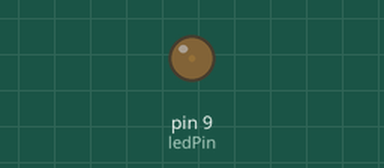
Simulated run of this sketch. Board: Arduino Uno, built with avr-gcc and run on an emulated ATmega328P. On the bench: output pins drawn as LEDs (lit = HIGH).

Above: at 0.05 s.
At 1.15 s:
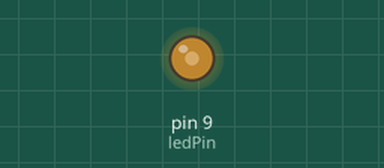
At 2.3 s:
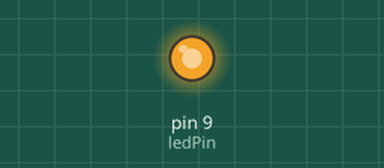
At 4.6 s:
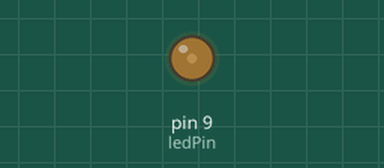
Timing chart, 0 to 8.0 s (numbered marks = the images above):
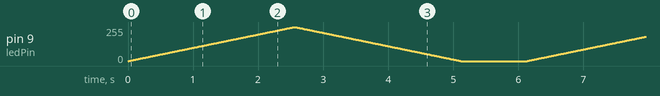

The sketch:

_05_pwmLed.ino
```cpp
const int ledPin = 9;//the number of the LED pin

void setup()
{
    pinMode(ledPin, OUTPUT); //initialize the LED pin as output
}

void loop()
{
    for (int a=0; a<=255; a++) //loop from 0 to 255
    {
        analogWrite(ledPin, a); //set the brightness value of LED
        delay(10); //wait for 10 ms
    }

    for (int a=255; a>=0; a--) //loop from 255 to 0
    {
        analogWrite(ledPin, a); //set the brightness value of LED
        delay(10); //wait for 10 ms
    }

    delay(1000); //wait for 1 second
}
```
